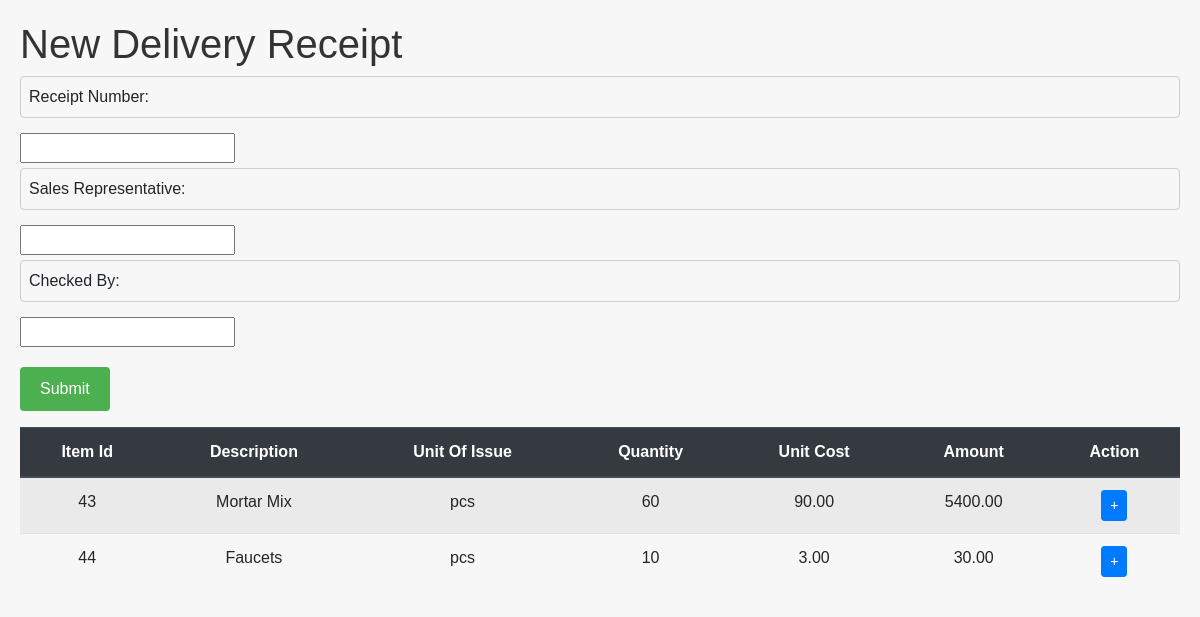
/dr_receive.php?id=26, run on the app's committed database.
### tables this page shows
CREATE TABLE `pod_items` (
  `id` int(11) NOT NULL,
  `supplier_Id` int(11) DEFAULT NULL,
  `purchase_order_id` int(11) DEFAULT NULL,
  `category` varchar(100) DEFAULT NULL,
  `item_description` varchar(100) DEFAULT NULL,
  `unit_of_measure` varchar(50) DEFAULT NULL,
  `quantity` int(11) DEFAULT NULL,
  `unit_price` decimal(10,2) DEFAULT NULL,
  `amount` decimal(10,2) DEFAULT NULL,
  `serial_Id` int(50) NOT NULL,
  `date_expiry` datetime(6) NOT NULL
);

### util/dbhelper.php (called while the page is built, shortened)
<?php
class DbHelper
{
    private $hostname = "127.0.0.1";
    private $username = "root";
    private $password = "";
    private $database = "inventory_management";
    private $conn;
    public function __construct()
    {
        $this->conn = new mysqli($this->hostname, $this->username, $this->password, $this->database);
    }
public function dr_receive($id)
{
    $sql = "SELECT
    purchase_orders.purchase_order_id,
    purchase_orders.purchase_order_number,
    purchase_orders.order_date,
    purchase_orders.mode_of_procurement,
    purchase_orders.procurement_number,
    purchase_orders.procurement_date,
    purchase_orders.place_of_delivery,
    purchase_orders.delivery_date,
    purchase_orders.term_of_delivery,
    purchase_orders.status,
    suppliers.description,
    suppliers.supplier_id,
    suppliers.address,
    pod_items.category,
    pod_items.item_description,
    pod_items.unit_of_measure,
    pod_items.unit_price,
    pod_items.amount,
    pod_items.quantity,
    pod_items.id
FROM
    pod_items
LEFT JOIN
    purchase_orders ON pod_items.purchase_order_id = purchase_orders.purchase_order_id
LEFT JOIN
    suppliers ON purchase_orders.supplier_id = suppliers.supplier_id
WHERE
    purchase_orders.purchase_order_id = ?";
    $stmt = $this->conn->prepare($sql);
    $stmt->bind_param("i", $id);
    if (!$stmt->execute()) {
        die('Execute error: ' . $stmt->error);
    }
    $result = $stmt->get_result();
    $p_order = array();
    while ($row = $result->fetch_assoc()) {
        $p_order[] = (object) $row;
    }
    return $p_order;
}
}

### dr_receive.php (the view, shortened to what this page needs)
<?php
if (isset($_GET["id"])) {
    $id = $_GET["id"];
} else {
    die("ID NOT SET");
}
require_once "./util/dbhelper.php";
$db = new DbHelper();
$display_data = $db->dr_receive($id);
?>
<!DOCTYPE html>
<html lang="en">
<head>
    <link rel="stylesheet" href="https://stackpath.bootstrapcdn.com/bootstrap/4.5.2/css/bootstrap.min.css">
</head>
<body>
    <h1>New Delivery Receipt</h1>
    <form action="./logic/receipt_process.php" method="post">
        <label for="receipt_number">Receipt Number:</label>
        <input type="text" id="receipt_number" name="receipt_number" required>
        <label for="sales_representative">Sales Representative:</label>
        <input type="text" id="sales_representative" name="sales_representative" required>
        <label for="checked_by">Checked By:</label>
        <input type="text" id="checked_by" name="checked_by" required>
        <div class="form-group full-width">
            <div class="form-actions">
                <button type="submit" name="submit" class="submit-btn">Submit</button>
            </div>
        </div>
    </form>
    <table class="table table-striped">
        <thead class="thead-dark">
            <tr>
                <th class="text-center">Item Id</th>
                <th class="text-center">Description</th>
                <th class="text-center">Unit Of Issue</th>
                <th class="text-center">Quantity</th>
                <th class="text-center">Unit Cost</th>
                <th class="text-center">Amount</th>
                <th class="text-center">Action</th>
            </tr>
        </thead>
        <tbody>
            <?php foreach ($display_data as $row) : ?>
                <tr>
                    <td class="text-center"><?= htmlspecialchars($row->id); ?></td>
                    <td class="text-center"><?= htmlspecialchars($row->item_description); ?></td>
                    <td class="text-center"><?= htmlspecialchars($row->unit_of_measure); ?></td>
                    <td class="text-center"><?= htmlspecialchars($row->quantity); ?></td>
                    <td class="text-center"><?= htmlspecialchars($row->unit_price); ?></td>
                    <td class="text-center"><?= htmlspecialchars($row->amount); ?></td>
                    <td class="text-center">
                        <a href="./crud_form/edit_pod_items_receipt.php?id=<?= urlencode($row->id); ?>" class="btn btn-primary btn-sm">+</a>
                    </td>
                </tr>
            <?php endforeach; ?>
        </tbody>
    </table>
</body>
</html>

### dr_receive.php (style rules this page uses)
body { font-family: Arial, sans-serif; margin: 20px; background-color: #f7f7f7; }
h1 { color: #333; }
label { display: block; width: 100%; padding: 8px; margin: 5px 0 15px; border: 1px solid #ccc; border-radius: 4px; }
.form-actions { margin-top: 20px; }
.submit-btn { padding: 10px 20px; background-color: #4CAF50; color: white; border: none; border-radius: 4px; cursor: pointer; }

### data on the page
pod_items: id "43", item_description "Mortar Mix", unit_of_measure "pcs", quantity "60", unit_price "90.00", amount "5400.00"
pod_items: id "44", item_description "Faucets", unit_of_measure "pcs", quantity "10", unit_price "3.00", amount "30.00"
